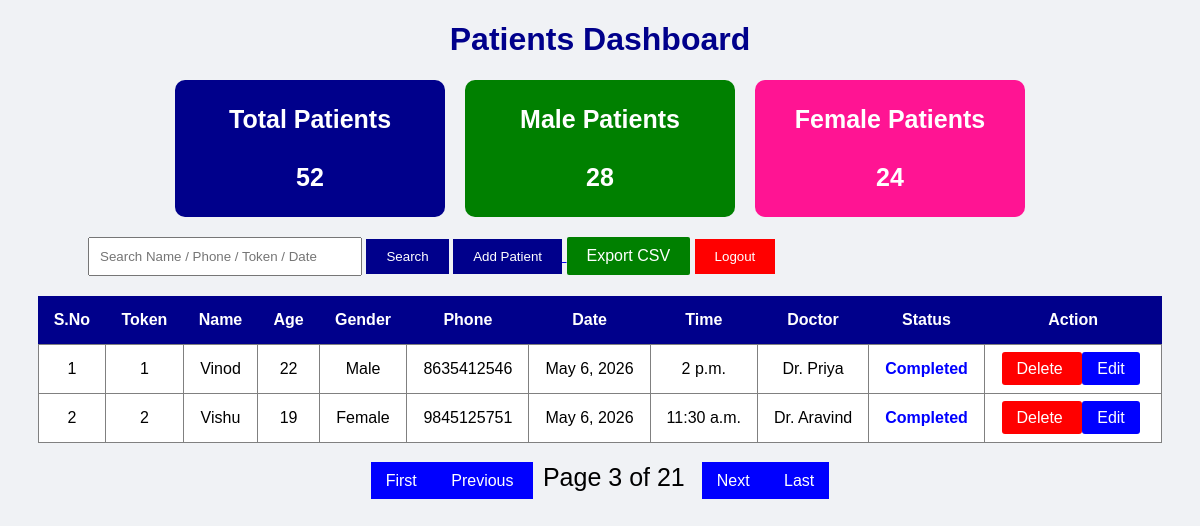
The app's page /patients/?page=3 (signed in) with its own data.
### appointment/models.py (models this page shows, shortened)
class Patient(models.Model):
    STATUS_CHOICES = (
        ('Pending', 'Pending'),
        ('Approved', 'Approved'),
        ('Completed', 'Completed'),
    )
    token = models.IntegerField(default=1)
    name = models.CharField(max_length=100)
    age = models.IntegerField()
    gender = models.CharField(max_length=10)
    phone = models.CharField(max_length=15)
    date = models.DateField()
    time = models.TimeField()
    doctor = models.ForeignKey(
        Doctor,
        on_delete=models.CASCADE
    )
    status = models.CharField(
        max_length=20,
        choices=STATUS_CHOICES,
        default='Pending'
    )

class Doctor(models.Model):
    name = models.CharField(max_length=100)
    specialization = models.CharField(
        max_length=100
    )
    def __str__(self):
        return self.name

### appointment/views.py (the view)
# urls.py: path('patients/', views.patients, name='patients'),
@login_required
def patients(request):
    query = request.GET.get('q', '').strip()
    all_patients = Patient.objects.all().order_by('date', 'id')
    grouped_patients = defaultdict(list)
    for patient in all_patients:
        grouped_patients[patient.date].append(patient)
    dates = list(grouped_patients.keys())
    if query:
        page_patients = []
        for patient in Patient.objects.all():
            date1 = patient.date.strftime("%Y-%m-%d")
            date2 = patient.date.strftime("%d-%m-%Y")
            date3 = patient.date.strftime("%d/%m/%Y")
            date4 = patient.date.strftime("%b %d, %Y")
            date5 = patient.date.strftime("%B %d, %Y")
            date6 = patient.date.strftime("%B")
            date7 = patient.date.strftime("%b")
            if (
            query.lower() in patient.name.lower()
            or query == str(patient.token)
            or query == str(patient.phone)
            or query.lower() == date1.lower()
            or query.lower() == date2.lower()
            or query.lower() == date3.lower()
            or query.lower() == date4.lower()
            or query.lower() == date5.lower()
            or query.lower() == date6.lower()
            or query.lower() == date7.lower()
            ):
             page_patients.append(patient)
        current_date = None
        page = 1
    else:
        page = request.GET.get('page', 1)
        if page == '' or page == 'None':
            page = 1
        page = int(page)
        if page > len(dates):
            page = 1
        if page < 1:
            page = 1
        current_date = dates[page - 1]
        page_patients = grouped_patients[current_date]
    total_patients = Patient.objects.count()
    male_patients = Patient.objects.filter(
        gender="Male"
    ).count()
    female_patients = Patient.objects.filter(
        gender="Female"
    ).count()
    context = {
        'patients': page_patients,
        'current_date': current_date,
        'page': page,
        'total_pages': len(dates),
        'total_patients': total_patients,
        'male_patients': male_patients,
        'female_patients': female_patients,
        'query': query,
    }
    return render(
        request,
        'patients.html',
        context
    )

### appointment/templates/patients.html (shortened to what this page needs)
<!DOCTYPE html>
<html>
<head>
</head>
<body>
<h1>Patients Dashboard</h1>
<div class="cards">
    <div class="card total">
        Total Patients
        <br><br>
        {{ total_patients }}
    </div>
    <div class="card male">
        Male Patients
        <br><br>
        {{ male_patients }}
    </div>
    <div class="card female">
        Female Patients
        <br><br>
        {{ female_patients }}
    </div>
</div>
<div class="top">
    <form method="GET">
    <input type="text"
           name="q"
           value="{{ query }}"
           placeholder="Search Name / Phone / Token / Date">
    <button type="submit"
            class="search-btn">
        Search
    </button>
        <a href="/home/">
            <button type="button"
                    class="search-btn">
                Add Patient
            </button>
        </a>
   <a href="{% url 'export' %}"
style="
background: green;
color: white;
padding: 10px 20px;
text-decoration: none;
font-size: 16px;
border-radius: 2px;
display: inline-block;
">
    Export CSV
</a>
        <a href="/logout/">
            <button type="button"
                    class="logout-btn">
                Logout
            </button>
        </a>
    </form>
</div>
<table>
    <tr>
        <th>S.No</th>
        <th>Token</th>
        <th>Name</th>
        <th>Age</th>
        <th>Gender</th>
        <th>Phone</th>
        <th>Date</th>
        <th>Time</th>
        <th>Doctor</th>
        <th>Status</th>
        <th>Action</th>
    </tr>
        {% for patient in patients %}
    <tr>
        <td>{{ forloop.counter }}</td>
        <td>{{ patient.token }}</td>
        <td>{{ patient.name }}</td>
        <td>{{ patient.age }}</td>
        <td>{{ patient.gender }}</td>
        <td>{{ patient.phone }}</td>
        <td>{{ patient.date }}</td>
        <td>{{ patient.time }}</td>
        <td>{{ patient.doctor }}</td>
        <td>
            {% if patient.status == 'Completed' %}
                <span class="completed">
                    Completed
                </span>
            {% endif %}
        </td>
        <td>
<a href="/delete/{{ patient.id }}/?page={{ page }}"
style="
background:red;
color:white;
padding:8px 15px;
text-decoration:none;
border-radius:3px;
">
    Delete
</a>
<a href="/edit/{{ patient.id }}/?page={{ page }}"
style="
background:blue;
color:white;
padding:8px 15px;
text-decoration:none;
border-radius:3px;
margin-right:5px;
">
    Edit
</a>
        </td>
    </tr>
    {% endfor %}
</table>
<div style="margin-top:20px; text-align:center;">
    {% if page > 1 %}
        <a href="?page=1"
        style="background:blue;color:white;padding:10px 15px;text-decoration:none;">
        First
        </a>
        <a href="?page={{ page|add:'-1' }}"
        style="background:blue;color:white;padding:10px 15px;text-decoration:none;">
        Previous
        </a>
    {% endif %}
    <span style="font-size:25px; margin:0 10px;">
        Page {{ page }} of {{ total_pages }}
    </span>
    {% if page < total_pages %}
        <a href="?page={{ page|add:'1' }}"
        style="background:blue;color:white;padding:10px 15px;text-decoration:none;">
        Next
        </a>
        <a href="?page={{ total_pages }}"
        style="background:blue;color:white;padding:10px 15px;text-decoration:none;">
        Last
        </a>
    {% endif %}
</div>
</body>
</html>

### appointment/templates/patients.html (style rules this page uses)
body { font-family: Arial; background: #f0f2f5; }
h1 { text-align: center; color: darkblue; }
.cards { display: flex; justify-content: center; gap: 20px; margin-bottom: 20px; }
.card { width: 220px; padding: 25px; color: white; border-radius: 10px; text-align: center; font-size: 25px; font-weight: bold; }
.total { background: darkblue; }
.male { background: green; }
.female { background: deeppink; }
.top { margin-left: 80px; margin-bottom: 20px; }
input { padding: 10px; width: 250px; }
button { padding: 10px 20px; border: none; color: white; cursor: pointer; }
.search-btn { background: darkblue; }
.logout-btn { background: red; }
table { width: 95%; margin: auto; border-collapse: collapse; background: white; }
th { background: darkblue; color: white; padding: 15px; }
td { border: 1px solid gray; padding: 15px; text-align: center; }
.completed { color: blue; font-weight: bold; }

### records on screen
Patient: token "1", name "Vinod", age "22", gender "Male", phone "8635412546", date "May 6, 2026", time "2 p.m.", doctor "Dr. Priya", status "Completed"
Patient: token "2", name "Vishu", age "19", gender "Female", phone "9845125751", date "May 6, 2026", time "11:30 a.m.", doctor "Dr. Aravind", status "Completed"

### other values on screen
{{ total_patients }} "52"
{{ male_patients }} "28"
{{ female_patients }} "24"
{{ page }} "3"
{{ total_pages }} "21"
